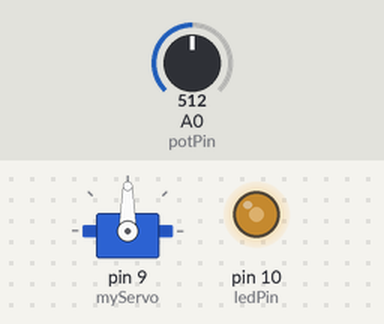
This sketch was run on a simulated Arduino Uno, built with avr-gcc and run on an emulated ATmega328P. Shown: servo, output pins drawn as LEDs (lit = HIGH). Inputs (shaded band) come from the test bench; at power-on: A0 (potPin) = 512.

Above: at 1.2 s.
1.3 s: A0 (potPin) set to 716
At 2.1 s:
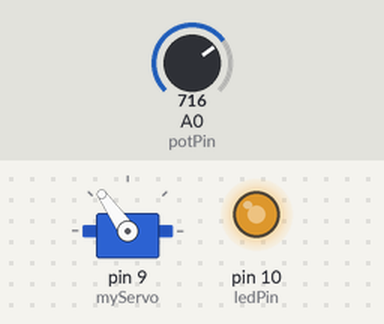
2.8 s: A0 (potPin) set to 900
At 3.3 s:
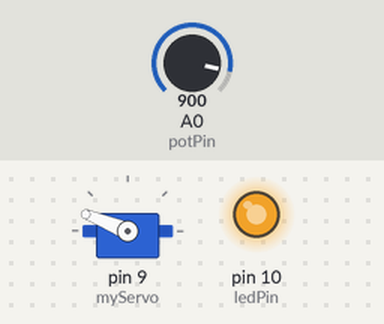
4.3 s: A0 (potPin) set to 1023
At 5.3 s:
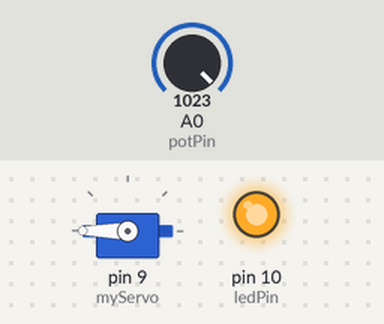
5.8 s: A0 (potPin) set to 306
At 6.6 s:
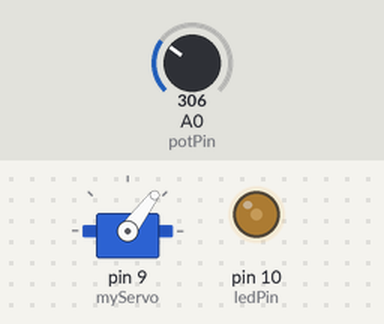
7.3 s: A0 (potPin) set to 122
At 7.8 s:
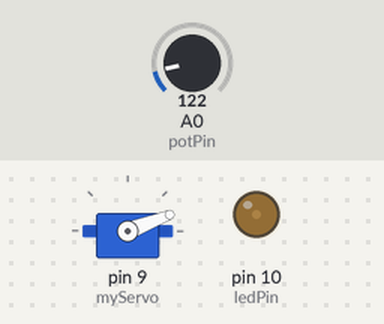
Timing chart, 0 to 9.8 s (numbered marks = the images above; inputs shaded):
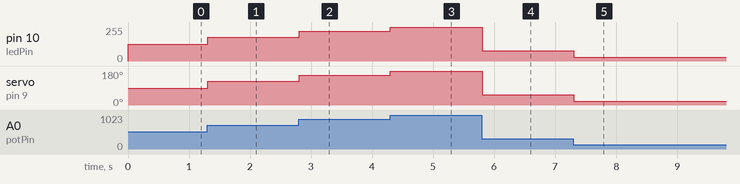

Measured:
- after the input at 1.3 s, pin 10 (ledPin): 127/255 → 178/255 at once; servo on pin 9 (myServo): 90° → 125° at once
- after the input at 2.8 s, pin 10 (ledPin): 178/255 → 224/255 at once; servo on pin 9 (myServo): 125° → 158° at once
- after the input at 4.3 s, pin 10 (ledPin): 224/255 → 255/255 at once; servo on pin 9 (myServo): 158° → 180° at once
- after the input at 5.8 s, pin 10 (ledPin): 255/255 → 76/255 at once; servo on pin 9 (myServo): 180° → 53° at once
- after the input at 7.3 s, pin 10 (ledPin): 76/255 → 30/255 at once; servo on pin 9 (myServo): 53° → 21° at once

The sketch:

PWM_Control.ino
```cpp
#include <Servo.h>

Servo myServo;

const int ledPin = 10;
int potPin = A0;
int pwnValue = 0;
int servoValue = 0;
int potValue = 0;

void setup()
{
  pinMode(ledPin, OUTPUT);
  myServo.attach(9);
}

void loop()
{
  potValue = analogRead(potPin);
  pwnValue = map(potValue, 0, 1023, 0, 255);
  servoValue = map(potValue, 0, 1023, 0, 180);
  analogWrite(ledPin, pwnValue);
  myServo.write(servoValue);
  delay(10);
}
```
